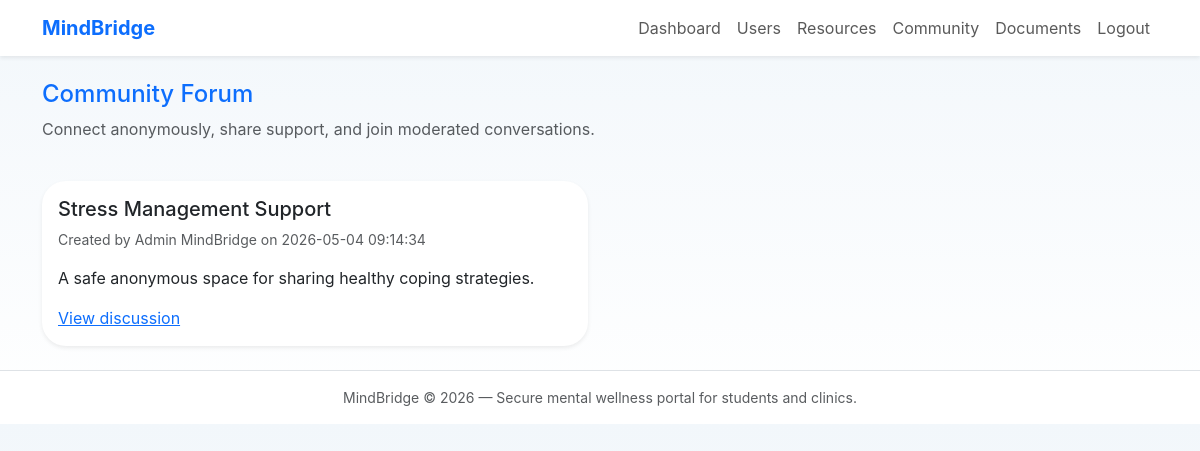
The page /?controller=forum&action=index (signed in) on the database its author committed.
### tables this page shows
CREATE TABLE forums (
  id INT AUTO_INCREMENT PRIMARY KEY,
  title VARCHAR(180) NOT NULL,
  description TEXT,
  is_anonymous TINYINT(1) NOT NULL DEFAULT 0,
  created_by INT NULL,
  created_at DATETIME NOT NULL DEFAULT CURRENT_TIMESTAMP,
  FOREIGN KEY (created_by) REFERENCES users(id) ON DELETE SET NULL
);

CREATE TABLE users (
  id INT AUTO_INCREMENT PRIMARY KEY,
  name VARCHAR(150) NOT NULL,
  email VARCHAR(180) NOT NULL UNIQUE,
  password VARCHAR(255) NOT NULL,
  role ENUM('patient','therapist','admin') NOT NULL DEFAULT 'patient',
  status ENUM('active','inactive') NOT NULL DEFAULT 'active',
  created_at DATETIME NOT NULL DEFAULT CURRENT_TIMESTAMP
);

### core/View.php (called while the page is built, shortened)
<?php
class View
{
    public function render(string $path, array $data = []): void
    {
        extract($data, EXTR_SKIP);
        $viewFile = __DIR__ . '/../app/views/' . $path . '.php';
        include __DIR__ . '/../app/views/layout/header.php';
        include $viewFile;
        include __DIR__ . '/../app/views/layout/footer.php';
    }
}

### app/controllers/ForumController.php (called while the page is built, shortened)
<?php
class ForumController extends Controller
{
    public function index(): void
    {
        $forums = (new Forum())->topics();
        $this->view->render('forum/index', ['forums' => $forums]);
    }
}

### index.php (called while the page is built, shortened)
<?php
require_once __DIR__ . '/core/Database.php';
require_once __DIR__ . '/core/Model.php';
require_once __DIR__ . '/core/View.php';
spl_autoload_register(function ($class) {
    $paths = [
        __DIR__ . '/app/controllers/' . $class . '.php',
        __DIR__ . '/app/models/' . $class . '.php',
        __DIR__ . '/core/' . $class . '.php',
    ];
    foreach ($paths as $path) {
        if (file_exists($path)) {
            return true;
        }
    }
    return false;
});
$action = $_GET['action'] ?? 'index';
$controller = new $controllerName();
$controller->{$action}();

### config/config.php (called while the page is built)
<?php
$baseUrl = 'http://localhost/MindBridge/';
if (!empty($_SERVER['HTTP_HOST'])) {
    $scheme = (!empty($_SERVER['HTTPS']) && $_SERVER['HTTPS'] !== 'off') ? 'https' : 'http';
    $path = rtrim(str_replace('\\', '/', dirname($_SERVER['SCRIPT_NAME'])), '/');
    $baseUrl = $scheme . '://' . $_SERVER['HTTP_HOST'] . ($path !== '/' ? $path : '') . '/';
}
return [
    'db' => [
        'host' => 'localhost',
        'name' => 'mindbridge',
        'user' => 'root',
        'pass' => '',
        'charset' => 'utf8mb4',
    ],
    'app' => [
        'base_url' => $baseUrl,
    ],
];

### core/Database.php (called while the page is built)
<?php
class Database
{
    private static ?Database $instance = null;
    private PDO $connection;
    private function __construct()
    {
        $config = require __DIR__ . '/../config/config.php';
        $dsn = sprintf('mysql:host=%s;dbname=%s;charset=%s',
            $config['db']['host'],
            $config['db']['name'],
            $config['db']['charset']
        );
        $options = [
            PDO::ATTR_ERRMODE => PDO::ERRMODE_EXCEPTION,
            PDO::ATTR_DEFAULT_FETCH_MODE => PDO::FETCH_ASSOC,
            PDO::ATTR_EMULATE_PREPARES => false,
        ];
        $this->connection = new PDO($dsn, $config['db']['user'], $config['db']['pass'], $options);
    }
    public static function getInstance(): Database
    {
        if (self::$instance === null) {
            self::$instance = new Database();
        }
        return self::$instance;
    }
    public function getConnection(): PDO
    {
        return $this->connection;
    }
}

### core/Model.php (called while the page is built, shortened)
<?php
class Model
{
    public function __construct()
    {
        $this->db = Database::getInstance()->getConnection();
    }
}

### app/models/Forum.php (called while the page is built, shortened)
<?php
class Forum extends Model
{
    public function topics(): array
    {
        $stmt = $this->db->query('SELECT f.*, u.name AS author FROM forums f LEFT JOIN users u ON u.id = f.created_by ORDER BY f.created_at DESC');
        return $stmt->fetchAll();
    }
}

### app/views/forum/index.php (the view, shortened to what this page needs)
<div class="row mb-4">
    <div class="col-lg-12">
        <h2 class="h4 text-primary">Community Forum</h2>
        <p class="text-muted">Connect anonymously, share support, and join moderated conversations.</p>
    </div>
</div>
<div class="row g-4">
    <?php foreach ($forums as $forum): ?>
        <div class="col-md-6">
            <div class="card border-0 shadow-sm h-100">
                <div class="card-body">
                    <h5><?php echo htmlspecialchars($forum['title']); ?></h5>
                    <p class="small text-muted">Created by <?php echo htmlspecialchars($forum['author']); ?> on <?php echo htmlspecialchars($forum['created_at']); ?></p>
                    <p><?php echo htmlspecialchars($forum['description']); ?></p>
                    <a href="<?php echo $baseUrl; ?>?controller=forum&action=view&id=<?php echo $forum['id']; ?>" class="stretched-link">View discussion</a>
                </div>
            </div>
        </div>
    <?php endforeach; ?>
</div>

### assets/css/style.css (style rules this page uses)
:root { color-scheme: light; --surface: #f9fbfd; --primary: #2a8fbd; --secondary: #70c0b8; --muted: #6c757d; --bg: #f2f7fb; }
body { background: linear-gradient(180deg, #f2f7fb 0%, #ffffff 100%); color: #2a3a4d; font-family: 'Inter', system-ui, -apple-system, BlinkMacSystemFont, 'Segoe UI', sans-serif; }
.card { border-radius: 24px; }

### rows shown on the page
forums: title "Stress Management Support", created_by.name "Admin MindBridge", created_at "2026-05-04 09:14:34", description "A safe anonymous space for sharing healthy coping strategies."
